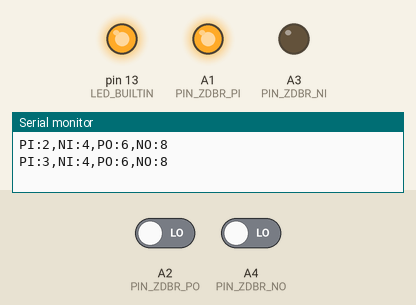
The sketch below on a simulated Arduino Uno, built with avr-gcc and run on an emulated ATmega328P. On the bench: output pins drawn as LEDs (lit = HIGH), the last lines printed to the serial monitor. Inputs (shaded band) come from the test bench; at power-on: A2 (PIN_ZDBR_PO) LOW, A4 (PIN_ZDBR_NO) LOW.

Above: at 0.2 s.
At 5.2 s:
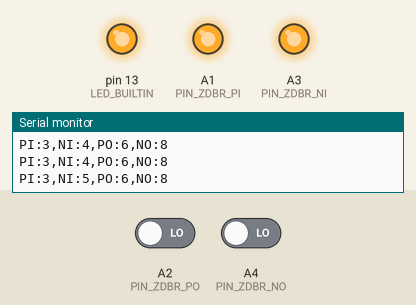
At 14.2 s:
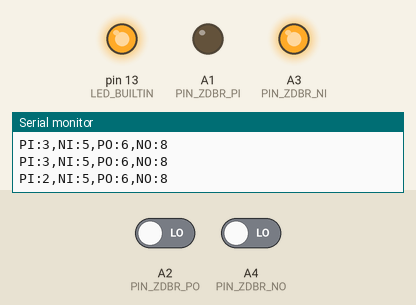
At 31.2 s:
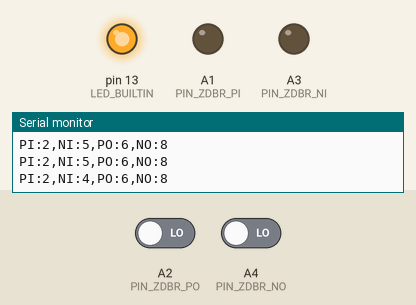
Timing chart, 0 to 33.7 s (numbered marks = the images above):
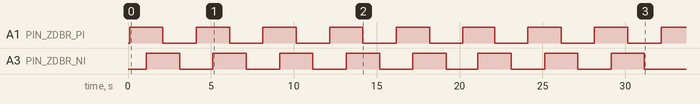

The sketch:

ZenerDiodeBridgeRectifier.ino
```cpp
//Zener Diode Bridge Rectifier
//Now With Added Lego Pieces!

//Connect 4x Zener Diode:
//Positive Input  -> Positive Output
//Positive Output -> Negative Input
//Negative Input  -> Negative Output
//Negative Output -> Positive Input

#define PIN_ZDBR_PI   A1
#define PIN_ZDBR_PO   A2
#define PIN_ZDBR_NI   A3
#define PIN_ZDBR_NO   A4

class EDGE
{
public:
    EDGE(int t);
    bool Check(int t);
    int m_tx1 = 0;
    int m_tx2 = 0;
    int m_lock = 0;
}; EDGE Edge(1000);

EDGE::EDGE(int t = 1000)
{
    m_tx1 = t * 1;
    m_tx2 = t * 2;
    m_lock = 0;
}

bool EDGE::Check(int t)
{
    if ((!m_lock) && ((t % m_tx2) <  (m_tx1))) { m_lock = true;  return true; }
    if (( m_lock) && ((t % m_tx2) >= (m_tx1))) { m_lock = false; return true; }
    return false;
}

void setup()
{
    Serial.begin(115200); Serial.println();
    pinMode(LED_BUILTIN, OUTPUT);
    digitalWrite(LED_BUILTIN, HIGH);
    pinMode(PIN_ZDBR_PI, OUTPUT);
    pinMode(PIN_ZDBR_NI, OUTPUT);
    pinMode(PIN_ZDBR_PO, INPUT);
    pinMode(PIN_ZDBR_NO, INPUT);
    digitalWrite(PIN_ZDBR_PI, LOW);
    digitalWrite(PIN_ZDBR_NI, LOW);
    //X = digitalRead(PIN_ZDBR_PO);
    //Y = digitalRead(PIN_ZDBR_NO);
}

int state = 0;
int zdbr_pi = 0;
int zdbr_ni = 0;
int zdbr_po = 0;
int zdbr_no = 0;

void loop()
{
    switch (state)
    {
        default:
        case (0): { zdbr_pi = LOW;  zdbr_ni = LOW;  } break;
        case (1): { zdbr_pi = HIGH; zdbr_ni = LOW;  } break;
        case (2): { zdbr_pi = HIGH; zdbr_ni = HIGH; } break;
        case (3): { zdbr_pi = LOW;  zdbr_ni = HIGH; } break;
    }
    digitalWrite(PIN_ZDBR_PI, zdbr_pi);
    digitalWrite(PIN_ZDBR_NI, zdbr_ni);
    zdbr_po = digitalRead(PIN_ZDBR_PO);
    zdbr_no = digitalRead(PIN_ZDBR_NO);
    Serial.print("PI:"); Serial.print(zdbr_pi +2); Serial.print(",");
    Serial.print("NI:"); Serial.print(zdbr_ni +4); Serial.print(",");
    Serial.print("PO:"); Serial.print(zdbr_po +6); Serial.print(",");
    Serial.print("NO:"); Serial.print(zdbr_no +8); Serial.println( );
    if (Edge.Check(millis())) { state += 1; state %= 4; } delay(100);
}
```

Measured:
- by itself, A1 (PIN_ZDBR_PI): alternates HIGH for 2.0 s and LOW for 2.0 s, 17 changes in all, then stays HIGH
- by itself, A3 (PIN_ZDBR_NI): alternates HIGH for 2.0 s and LOW for 2.0 s, 16 changes in all, then stays LOW
- by itself, everything shown: repeats every 4.0 s, in 4 steps
